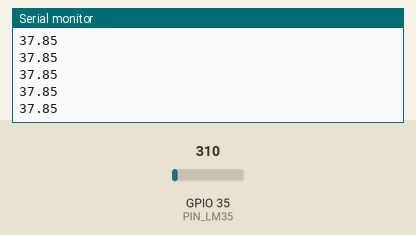
Bench run of a sketch on a simulated ESP32. Shown: the last lines printed to the serial monitor. The inputs (shaded band) are chosen by the test bench; at power-on: GPIO 35 (PIN_LM35) = 310.

Above: at 1.2 s.
1.3 s: GPIO 35 (PIN_LM35) set to 372
At 1.68 s:
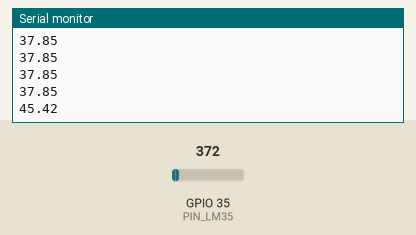
2.8 s: GPIO 35 (PIN_LM35) set to 434
At 2.93 s:
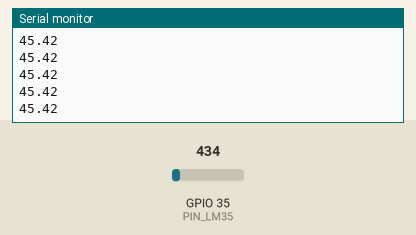
Timing chart, 0 to 5.8 s (numbered marks = the images above; inputs shaded):
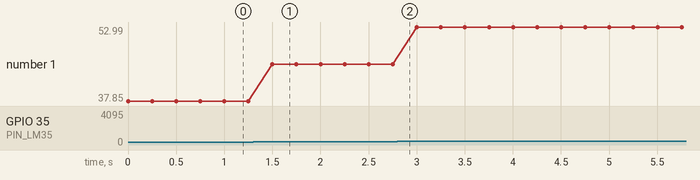

Measured:
- after the input at 1.3 s, the serial monitor: prints a new line after 0.20 s (image 1)
- plotted number 1: 37.85 → 45.42 after the input at 1.3 s, 45.42 → 52.99 after the input at 2.8 s

The sketch:

DISP_SP32.ino
```cpp
//int pinLDR = 34;
//const int pinLDR =34;
#define PIN_LDR 34
#define PIN_LM35 35
void setup() {
  Serial.begin(9600);

}

void loop() {

//int m = analogRead(PIN_LDR);
//serial.println(m)
  //Serial.println(analogRead(PIN_LDR));
  //7delay(100);


//5000/(10*4095) = 0.1221 -> conversion a grados C
  Serial.println(analogRead(PIN_LM35)*0.1221);
  delay(250);

}
```
